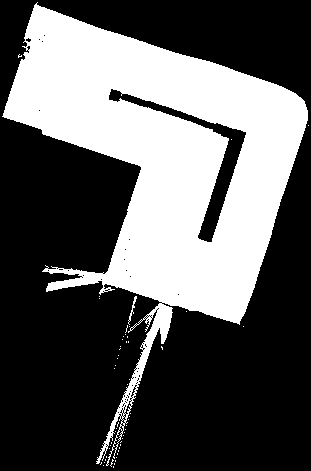
#> input picture raceline_opt/get_track/map/sk2_0424.png, 311 x 471 px
$ python get_track_closest_point.py
#> lines starting #> are read from the running program, lines starting #| are printed output that depends on the picture; after the words box and inside, x2 and y2 are one past the last pixel; in counts of white or black regions, pixels touching at a corner belong together
import json
import yaml
import matplotlib.pyplot as plt
import cv2
import numpy as np
from scipy.interpolate import CubicSpline


# image: black (occupied) and white (free) png image of the track
# yaml: yaml file following the ROS slam_toolbox format

MARGIN = 8
SPARSITY = 25
FLIP_SIDE = True
FLIP_DIRECTION = True
SAMPLE = 1000

def extract_boundaries(image_path, yaml_path,map_name):
    # TODO: Implement the logic to extract left and right boundaries from the image
    # using the provided yaml file for coordinate transformation

    # TODO: Implement the logic to extract the boundaries
    # read the image and yaml file
#> called with image_path = 'map/sk2_0424.png', yaml_path = 'map/sk2_0424.yaml', map_name = 'sk2_0424'
    image = cv2.imread(image_path, cv2.IMREAD_GRAYSCALE)
#> image: shape (471, 311); 35.7% white; 55 white regions (53 under 20 px), largest, box (x1, y1, x2, y2) and area: (2, 2, 308, 466) 52179, (128, 296, 137, 325) 57
    with open(yaml_path, 'r') as file:
        yaml_data = yaml.safe_load(file)

    original_image = cv2.imread(f'map/{map_name}.pgm', cv2.IMREAD_GRAYSCALE)
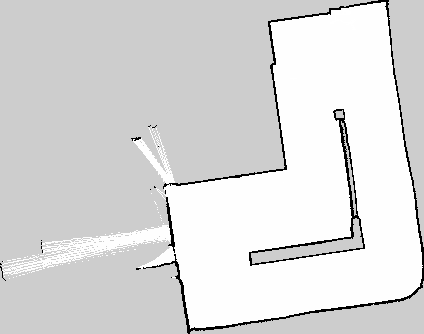
#> input picture raceline_opt/get_track/map/sk2_0424.pgm, 424 x 334 px
#> original_image is the input picture: shape (334, 424); min 0, max 255, mean 218.2

    # extract the origin and resolution from the yaml file
    origin = yaml_data['origin']
    resolution = yaml_data['resolution']

    # # plot the image
    # plt.figure()
    # plt.imshow(image)
    # plt.show()

    # threshold the image
    _, thresholded_image = cv2.threshold(image, 127, 255, cv2.THRESH_BINARY)

    # erode the white regions
    kernel = np.ones((3, 3), np.uint8)
    thresholded_image = cv2.erode(thresholded_image, kernel, iterations=MARGIN)
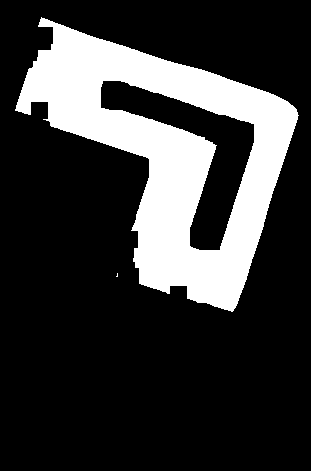
#> thresholded_image: shape (471, 311); 22.2% white; 2 white regions (1 under 20 px), largest, box (x1, y1, x2, y2) and area: (15, 17, 299, 312) 32508

    # upsample the thresholded image
    blurred_image = cv2.pyrUp(thresholded_image)

    # Apply median blur multiple times
    for i in range(15):
        blurred_image = cv2.medianBlur(blurred_image, 7)

    # Downsample the blurred image
    blurred_image = cv2.pyrDown(blurred_image)
#> blurred_image: shape (471, 311)

    # Threshold the blurred image
    _, blurred_image = cv2.threshold(blurred_image, 200, 255, cv2.THRESH_BINARY)
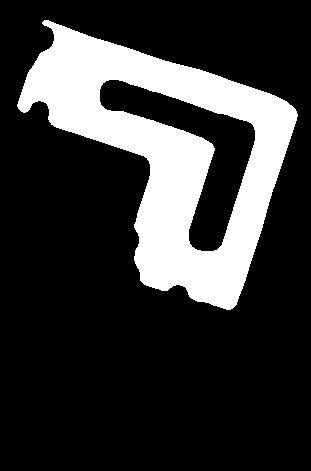
#> blurred_image: shape (471, 311); 21.5% white; 1 white region

    # # plot the image
    # plt.figure()
    # plt.imshow(blurred_image)
    # plt.show()

    # find contours in the image
    contours, hierarchy = cv2.findContours(blurred_image, cv2.RETR_TREE, cv2.CHAIN_APPROX_NONE)
#> contours = 2 contours; box (x1, y1, x2, y2) and area: (17, 20, 298, 310) 39328, (99, 79, 256, 252) 8509
    # squeeze the contours
    contours = [contour.squeeze() for contour in contours]
#> contours = 2 items
    # FLIP_SIDE the contours if needed
    if FLIP_SIDE:
        contours = contours[::-1]
    # FLIP_DIRECTION the contours if needed
    if FLIP_DIRECTION:
        contours = [contour[::-1, :] for contour in contours]
    # append the first point to the end to close the loop
    contours = [np.append(contour, [contour[0]], axis=0) for contour in contours]
    # interpolate the contours
    left_interpolator = CubicSpline(np.linspace(0, 1, len(contours[0])), contours[0], bc_type='periodic')
    right_interpolator = CubicSpline(np.linspace(0, 1, len(contours[1])), contours[1], bc_type='periodic')
    # sample the interpolators
    left_interpolated = left_interpolator(np.linspace(0, 1, SAMPLE))
#> left_interpolated = 1000 pairs, first value 98.9 to 255.1, second value 78.9 to 251.1
    right_interpolated = right_interpolator(np.linspace(0, 1, SAMPLE))
#> right_interpolated = 1000 pairs, first value 16.92 to 297.1, second value 19.9 to 309.1
    # overwrite the contours
    contours = [left_interpolated, right_interpolated]
#> contours = 2 point arrays, longest 1000 points

    # plot the contours
    plt.figure()
    plt.imshow(original_image)
    for contour in contours:
        contour = contour.squeeze()
        plt.scatter(contour[:, 0], contour[:, 1], c=range(len(contour)))
#> this loop made 2 passes
    plt.savefig('contours.png')
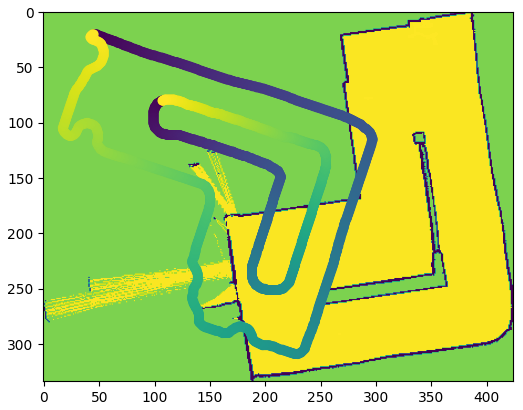
#> figure drawn by matplotlib, 1 panel
    # plt.show()

    # iterate through the first contour
    x_left_world, y_left_world, x_right_world, y_right_world = [], [], [], []
    # init the left point
    left_index = 0
    left_point = contours[0][left_index]
#> left_point = [107, 80]
    # get the right point which is the closest to the left point in the other contour
    right_index = np.argmin(np.linalg.norm(contours[1] - left_point, axis=1))
#> right_index = 79
    right_point = contours[1][right_index]
#> right_point = [117.2, 45.08]
    # record right start index
    start_right_index = right_index
#> start_right_index = 79
    while True:
        # append the left and right points
        x_left_world.append(left_point[0] * resolution + origin[0])
        y_left_world.append((blurred_image.shape[0] - left_point[1]) * resolution + origin[1])
        x_right_world.append(right_point[0] * resolution + origin[0])
        y_right_world.append((blurred_image.shape[0] - right_point[1]) * resolution + origin[1])
        # increment the left index
        if left_index + SPARSITY >= len(contours[0]):
            break
        next_left_index = (left_index + SPARSITY)%len(contours[0])
        next_left_point = contours[0][next_left_index]
        next_right_index = np.argmin(np.linalg.norm(contours[1] - next_left_point, axis=1))
        if len(contours[1])/2 > (right_index-next_right_index)%len(contours[1]) > SPARSITY:
            right_index = (right_index-SPARSITY)%len(contours[1])
            right_point = contours[1][right_index]
            next_left_index = np.argmin(np.linalg.norm(contours[0] - right_point, axis=1))
            if len(contours[0])/2 < (next_left_index-left_index)%len(contours[0]) or (next_left_index-left_index)%len(contours[0]) == 0:
                left_index += 1
            else:
                left_index = next_left_index
            left_point = contours[0][left_index]
        elif (right_index-next_right_index)%len(contours[1]) > len(contours[1])/2 or (right_index-next_right_index)%len(contours[1]) == 0:
            left_index = next_left_index
            left_point = next_left_point
            right_index -= 1
            right_point = contours[1][right_index]
        else:
            left_index = next_left_index
            left_point = next_left_point
            right_index = next_right_index
            right_point = contours[1][right_index]
#> this loop made 58 passes
#> (next_left_point, next_right_index, right_index, right_point, left_index, left_point) on passes 2 to 11: ([99, 91.95], 801, 29, [71.5, 29.47], 2, [105.9, 80.04]), ([99, 92.49], 801, 4, [48.66, 20.71], 8, [102.6, 82.19]), ([99, 95.71], 801, 979, [53.25, 33.28], 9, [102.1, 82.79]), ([99, 96.24], 801, 954, [40.88, 52.06], 15, [99.98, 86.05]), ([99.03, 99.46], 795, 929, [26.99, 74.97], 21, [98.9, 89.27]), ([100.1, 102.7], 795, 904, [19.15, 97.82], 42, [98.9, 100.5]), ([109.9, 110], 785, 879, [29.71, 107.3], 43, [99.05, 101.1]), ([110.5, 110.5], 782, 854, [47.87, 107.5], 44, [99.62, 101.6]), ([111, 111], 781, 829, [57.37, 126.9], 48, [99.91, 103.8]), ([113.2, 111], 778, 804, [80.21, 134.2], 57, [104.6, 108.7])
#> (next_right_index, left_index, left_point, right_index, right_point) on passes 13 to 18: (768, 94, [124.4, 112.1], 768, [113.1, 145.1]), (752, 119, [137.8, 116.1], 752, [127.7, 149.9]), (739, 144, [151.3, 120], 739, [139.6, 153.9]), (735, 169, [164.7, 124.7], 735, [143.3, 155.2]), (731, 194, [178.1, 129], 731, [147, 157.9]), (728, 219, [191.5, 134.1], 728, [148.8, 160.7])
#> after the loop, x_left_world = 58 values, max 2.11 at index 44, min -5.66 at index 7, mean -1.66; x_right_world = 58 values, max 4.21 at index 45, min -9.64 at index 7, mean -2.33; y_left_world = 58 values, max 10.61 at index 57, min 2.01 at index 33, mean 7.13; y_right_world = 58 values, max 13.52 at index 3, min -0.839 at index 33, mean 7.14

    # remove the last point
    x_left_world.pop()
    y_left_world.pop()
    x_right_world.pop()
    y_right_world.pop()

    # append the first point to the end to close the loop
    x_left_world.append(x_left_world[0])
    y_left_world.append(y_left_world[0])
    x_right_world.append(x_right_world[0])
    y_right_world.append(y_right_world[0])

    # plot the points
    plt.figure()
    plt.scatter(x_left_world, y_left_world, c=range(len(x_left_world)))
    plt.scatter(x_right_world, y_right_world, c=range(len(x_right_world)))
    for i in range(len(x_left_world)):
        plt.plot([x_left_world[i], x_right_world[i]], [y_left_world[i], y_right_world[i]], c='b')
#> this loop made 58 passes
    plt.axis('equal')
    plt.savefig('points.png')
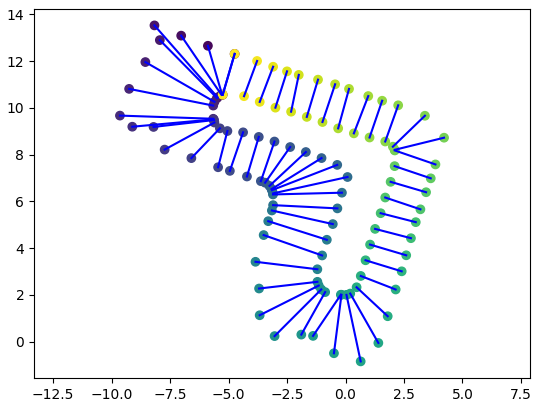
#> figure drawn by matplotlib, 1 panel
    # plt.show()

    # Export the boundaries as a JSON file
    boundaries = {
        'name': 'my_track',
        'left': {'x': x_left_world, 'y': y_left_world},
        'right': {'x': x_right_world, 'y': y_right_world}
    }

    with open('../dissertation-master/data/tracks/my_track.json', 'w') as file:
        json.dump(boundaries, file)

# Example usage
map_name = "sk2_0424"
image_path = f'map/{map_name}.png'
yaml_path = f'map/{map_name}.yaml'
extract_boundaries(image_path, yaml_path,map_name)
